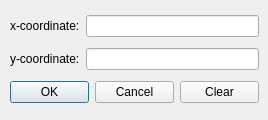
<?xml version="1.0" encoding="UTF-8"?>
<ui version="4.0">
 <class>AddPointDialog</class>
 <widget class="QDialog" name="AddPointDialog">
  <property name="geometry">
   <rect>
    <x>0</x>
    <y>0</y>
    <width>268</width>
    <height>120</height>
   </rect>
  </property>
  <property name="windowTitle">
   <string>Dialog</string>
  </property>
  <widget class="QWidget" name="">
   <property name="geometry">
    <rect>
     <x>10</x>
     <y>10</y>
     <width>249</width>
     <height>100</height>
    </rect>
   </property>
   <layout class="QVBoxLayout" name="verticalLayout">
    <item>
     <layout class="QHBoxLayout" name="horizontalLayout">
      <item>
       <widget class="QLabel" name="lbl_x">
        <property name="text">
         <string>x-coordinate:</string>
        </property>
       </widget>
      </item>
      <item>
       <widget class="QLineEdit" name="lineEdit_x"/>
      </item>
     </layout>
    </item>
    <item>
     <layout class="QHBoxLayout" name="horizontalLayout_2">
      <item>
       <widget class="QLabel" name="lbl_y">
        <property name="text">
         <string>y-coordinate:</string>
        </property>
       </widget>
      </item>
      <item>
       <widget class="QLineEdit" name="lineEdit_y"/>
      </item>
     </layout>
    </item>
    <item>
     <layout class="QHBoxLayout" name="horizontalLayout_3">
      <item>
       <widget class="QPushButton" name="btn_ok">
        <property name="text">
         <string>OK</string>
        </property>
       </widget>
      </item>
      <item>
       <widget class="QPushButton" name="btn_cancel">
        <property name="text">
         <string>Cancel</string>
        </property>
       </widget>
      </item>
      <item>
       <widget class="QPushButton" name="btn_clear">
        <property name="text">
         <string>Clear</string>
        </property>
       </widget>
      </item>
     </layout>
    </item>
   </layout>
  </widget>
  <zorder>lbl_x</zorder>
  <zorder>lbl_y</zorder>
  <zorder>lineEdit_x</zorder>
  <zorder>lineEdit_y</zorder>
  <zorder>btn_ok</zorder>
  <zorder>btn_clear</zorder>
  <zorder>btn_cancel</zorder>
  <zorder>lbl_x</zorder>
 </widget>
 <tabstops>
  <tabstop>lineEdit_x</tabstop>
  <tabstop>lineEdit_y</tabstop>
  <tabstop>btn_ok</tabstop>
  <tabstop>btn_cancel</tabstop>
  <tabstop>btn_clear</tabstop>
 </tabstops>
 <resources/>
 <connections/>
</ui>
